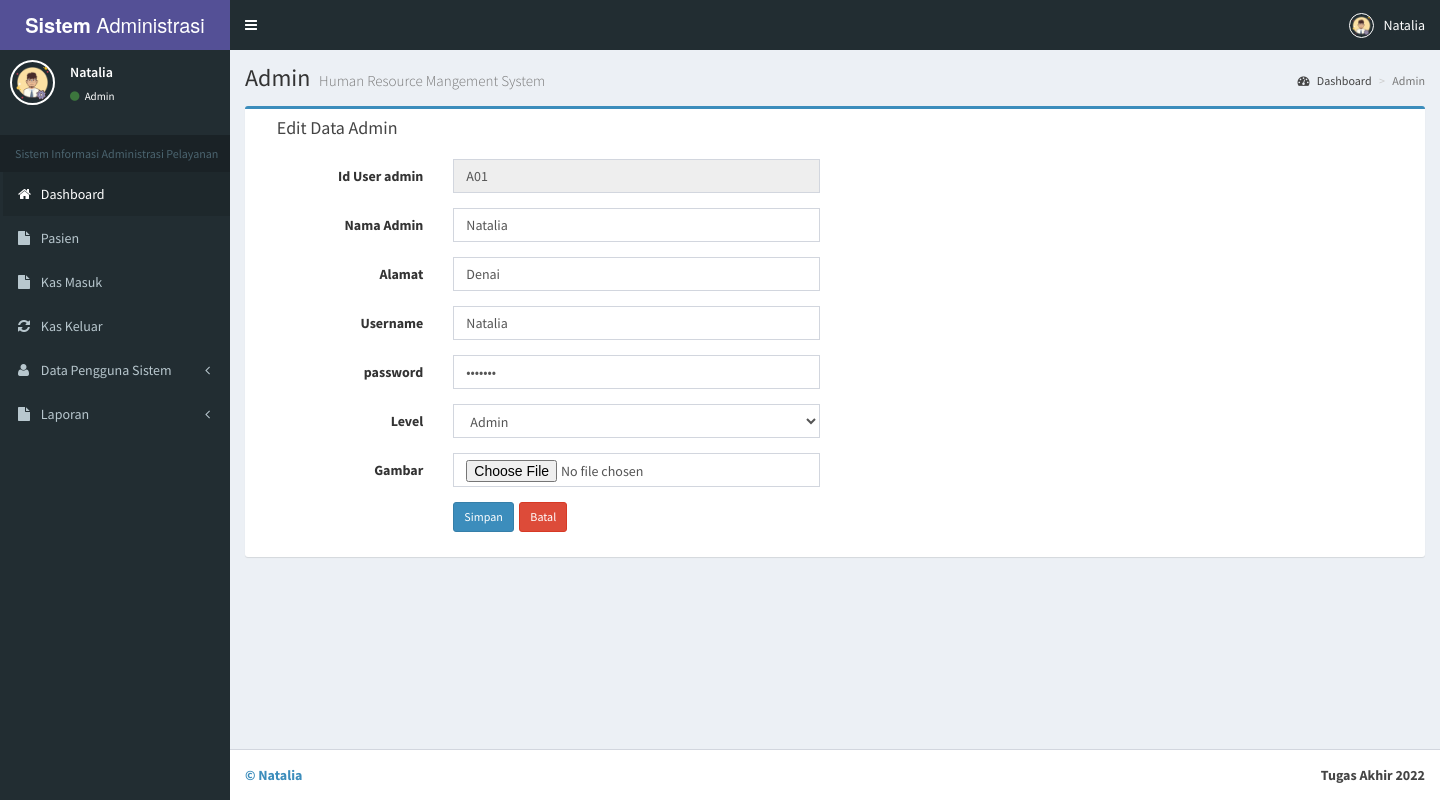
The app's page /keuangan/admin/edit_admin.php?aksi=edit&id_user=A01 (signed in) with its own data.
### tables this page shows
CREATE TABLE `pengguna` (
  `id_user` varchar(10) NOT NULL,
  `nama` varchar(100) NOT NULL,
  `alamat` varchar(50) NOT NULL,
  `username` varchar(50) NOT NULL,
  `password` text NOT NULL,
  `level` enum('Admin','Superuser','User','Dokter') NOT NULL,
  `gambar` text NOT NULL,
  `jenis_kelamin` varchar(55) NOT NULL,
  `usia` int(11) NOT NULL
);

### keuangan/admin/edit_admin.php (the view, shortened to what this page needs)
<?php include "session.php"; ?>
<!DOCTYPE html>
<html>
  <?php include "head.php"; ?>
  <body class="hold-transition skin-purple sidebar-mini">
    <div class="wrapper">
      <?php include "header.php"; ?>
      <?php include "menu.php"; ?>
      <div class="content-wrapper">
        <section class="content-header">
          <h1>
            Admin
            <small>Human Resource Mangement System</small>
          </h1>
          <ol class="breadcrumb">
            <li><a href="index.php"><i class="fa fa-dashboard"></i> Dashboard</a></li>
            <li class="active">Admin</li>
          </ol>
        </section>
        <section class="content">
          <div class="row">
            <section class="col-lg-12 connectedSortable">
              <div class="box box-primary">
                <div class="box-header">
                  <i class="ion ion-clipboard"></i>
                  <h3 class="box-title">Edit Data Admin</h3>
                </div>
                 <?php
            $id_user = $_GET['id_user'];
      $sql = mysqli_query($koneksi, "SELECT * FROM pengguna WHERE id_user='$id_user'");
      if(mysqli_num_rows($sql) == 0){
        header("Location: adminku.php");
      }else{
        $row = mysqli_fetch_assoc($sql);
      }
     ?>
                <div class="box-body">
                <form class="form-horizontal style-form" action="" method="post" enctype="multipart/form-data" name="form1" id="form1">
                         <div class="form-group">
                              <label class="col-sm-2 col-sm-2 control-label">Id User admin</label>
                              <div class="col-sm-4">
                                  <input name="id_user" type="text" id="id_user" class="form-control" value="<?php echo $row['id_user']; ?>" placeholder="Auto Number" autocomplete="off" autofocus="on" readonly="readonly" />
                              </div>
                          </div>
                          <div class="form-group">
                              <label class="col-sm-2 col-sm-2 control-label">Nama Admin</label>
                              <div class="col-sm-4">
                            <input name="nama" type="text" id="nama" class="form-control" value="<?php echo $row['nama']; ?>" placeholder="Nama Admin" autocomplete="off" required />
                            </div>
                          </div>
                           <div class="form-group">
                              <label class="col-sm-2 col-sm-2 control-label">Alamat</label>
                              <div class="col-sm-4">
                            <input name="alamat" type="text" id="alamat" class="form-control" value="<?php echo $row['alamat']; ?>" placeholder="Alamat" autocomplete="off" required />
                            </div>
                          </div>
                          <div class="form-group">
                              <label class="col-sm-2 col-sm-2 control-label">Username</label>
                              <div class="col-sm-4">
                            <input name="username" type="text" id="username" class="form-control" value="<?php echo $row['username']; ?>" placeholder="Username" autocomplete="off" required />
                            </div>
                          </div>
                          <div class="form-group">
                              <label class="col-sm-2 col-sm-2 control-label">password</label>
                              <div class="col-sm-4">
                            <input name="password" type="password" id="password" class="form-control" value="<?php echo $row['password']; ?>"  placeholder="Password" autocomplete="off" required />
                            </div>
                          </div>
                         <div class="form-group">
                              <label class="col-sm-2 col-sm-2 control-label">Level</label>
                              <div class="col-sm-4">
                           <select name="level" id="level" class="form-control" required="required">
                           <?php $leveluser = $row['level']; ?>
                            <option <?=($leveluser=='Admin')?'selected="selected"':''?>>Admin</option>
                           </select>
                            </div>
                          </div>
                          <div class="form-group">
                              <label class="col-sm-2 col-sm-2 control-label">Gambar</label>
                              <div class="col-sm-4">
                            <input name="nama_file" type="file" id="nama_file" class="form-control" placeholder="Password" autocomplete="off" required />
                            </div>
                          </div>
                          <div class="form-group">
                              <label class="col-sm-2 col-sm-2 control-label"></label>
                              <div class="col-sm-10">
                                  <input type="submit" name="update" value="Simpan" class="btn btn-sm btn-primary" />&nbsp;
                                <a href="adminku.php" class="btn btn-sm btn-danger">Batal </a>
                              </div>
                          </div>
                      </form>
                </div>
              </div>
            </section>
          </div>
        </section>
      </div>
      <?php include "footer.php"; ?>
    </div>
  </body>
</html>

### records on screen
pengguna: id_user "A01", nama "Natalia", alamat "Denai", username "Natalia", level "Admin"

### other values on screen
$_SESSION['nama'] "Natalia"
$_SESSION['level'] "Admin"
